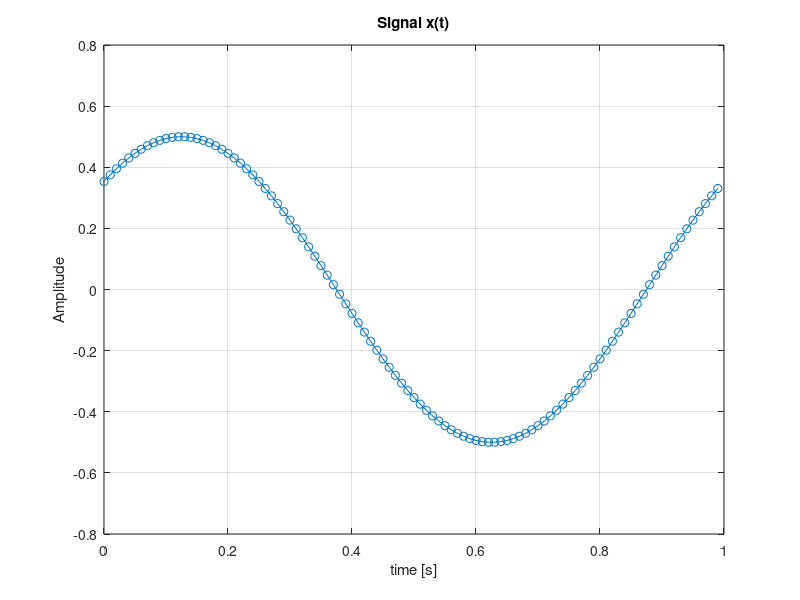

Reproduce this figure in MATLAB.
% dsp01_ex_sine.m
clear all; close all;
fs=100; Nx=100; % sampling frequency, number of samples
dt = 1/fs; % sampling period
t = dt*(0:Nx-1); % sampling times (many moments)
A1=0.5; f1=1; p1=pi/4; % sine: amplitude, frequency and phase
x1 = A1 * sin(2*pi*f1*t+p1); % sine as a first signal component
x = x1; % our choice: x = x1, x1 + 0.123*x2 + 0.456*x3
plot(t,x,"o-"); grid; title("Signal x(t)"); xlabel("time [s]"); ylabel("Amplitude");